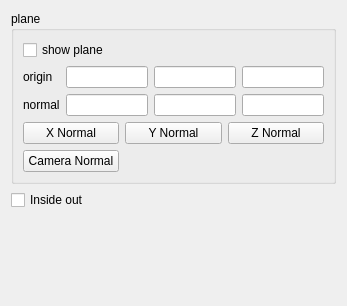
<?xml version="1.0" encoding="UTF-8"?>
<ui version="4.0">
 <class>sliceFilterPropForm</class>
 <widget class="QWidget" name="sliceFilterPropForm">
  <property name="geometry">
   <rect>
    <x>0</x>
    <y>0</y>
    <width>347</width>
    <height>306</height>
   </rect>
  </property>
  <property name="windowTitle">
   <string>Slice Property</string>
  </property>
  <layout class="QVBoxLayout" name="verticalLayout_2">
   <item>
    <widget class="QGroupBox" name="groupBox">
     <property name="title">
      <string>plane</string>
     </property>
     <layout class="QVBoxLayout" name="verticalLayout">
      <item>
       <widget class="QCheckBox" name="checkBox">
        <property name="text">
         <string>show plane</string>
        </property>
       </widget>
      </item>
      <item>
       <layout class="QGridLayout" name="gridLayout">
        <item row="0" column="0">
         <widget class="QLabel" name="label">
          <property name="text">
           <string>origin</string>
          </property>
         </widget>
        </item>
        <item row="0" column="1">
         <widget class="QLineEdit" name="m_planeOrigin_lineEdit1"/>
        </item>
        <item row="0" column="2">
         <widget class="QLineEdit" name="m_planeOrigin_lineEdit2"/>
        </item>
        <item row="0" column="3">
         <widget class="QLineEdit" name="m_planeOrigin_lineEdit3"/>
        </item>
        <item row="1" column="0">
         <widget class="QLabel" name="label_2">
          <property name="text">
           <string>normal</string>
          </property>
         </widget>
        </item>
        <item row="1" column="1">
         <widget class="QLineEdit" name="m_planeNormal_lineEdit1"/>
        </item>
        <item row="1" column="2">
         <widget class="QLineEdit" name="m_planeNormal_lineEdit2"/>
        </item>
        <item row="1" column="3">
         <widget class="QLineEdit" name="m_planeNormal_lineEdit3"/>
        </item>
       </layout>
      </item>
      <item>
       <layout class="QGridLayout" name="gridLayout_2">
        <item row="0" column="0">
         <widget class="QPushButton" name="xNormal_btn">
          <property name="text">
           <string>X Normal</string>
          </property>
         </widget>
        </item>
        <item row="0" column="1">
         <widget class="QPushButton" name="yNormal_btn">
          <property name="text">
           <string>Y Normal</string>
          </property>
         </widget>
        </item>
        <item row="0" column="2">
         <widget class="QPushButton" name="zNormal_btn">
          <property name="text">
           <string>Z Normal</string>
          </property>
         </widget>
        </item>
        <item row="1" column="0">
         <widget class="QPushButton" name="cameraNormal_btn">
          <property name="text">
           <string>Camera Normal</string>
          </property>
         </widget>
        </item>
       </layout>
      </item>
     </layout>
    </widget>
   </item>
   <item>
    <widget class="QCheckBox" name="insideOut_checkBox">
     <property name="text">
      <string>Inside out</string>
     </property>
    </widget>
   </item>
   <item>
    <spacer name="verticalSpacer">
     <property name="orientation">
      <enum>Qt::Vertical</enum>
     </property>
     <property name="sizeHint" stdset="0">
      <size>
       <width>20</width>
       <height>18</height>
      </size>
     </property>
    </spacer>
   </item>
  </layout>
 </widget>
 <resources/>
 <connections/>
</ui>
